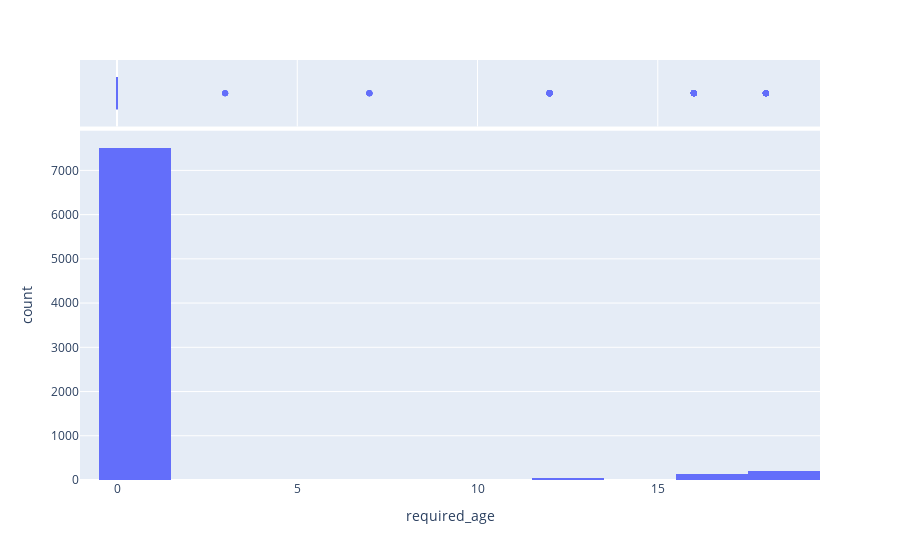

Source (notebook cell):
### Markdown cell above
Para la feature `english` al ser binaria solo se pueden observar cantidades de juegos en idioma y ingles y los que no. De los 7881 datos 7769 son juegos que están en inglés y corresponden al 98.57% y tan solo 112 son juegos en otros idiomas.

### Code cell
fig = px.histogram(obj,x=num_cols[2],marginal='box')
#fig.update_xaxes(categoryorder="total descending")
fig.show()

### Figure 1 — Plotly figure (JSON) as saved in the notebook; plotly's stock layout.template omitted (floating-point values rounded to 4 significant figures; data arrays with more than 128 entries replaced by an {"elided": "..."} marker saying what was removed)
{"data": [{"alignmentgroup": "True", "bingroup": "x", "hovertemplate": "required_age=%{x}<br>count=%{y}<extra></extra>", "legendgroup": "", "marker": {"color": "#636efa", "pattern": {"shape": ""}}, "name": "", "offsetgroup": "", "orientation": "v", "showlegend": false, "type": "histogram", "x": {"elided": "7881 int values"}, "xaxis": "x", "yaxis": "y"}, {"alignmentgroup": "True", "hovertemplate": "required_age=%{x}<extra></extra>", "legendgroup": "", "marker": {"color": "#636efa"}, "name": "", "notched": true, "offsetgroup": "", "showlegend": false, "type": "box", "x": {"elided": "7881 int values"}, "xaxis": "x2", "yaxis": "y2"}], "layout": {"autosize": true, "barmode": "relative", "legend": {"tracegroupgap": 0}, "margin": {"t": 60}, "xaxis": {"anchor": "y", "autorange": true, "domain": [0, 1], "range": [-1.026, 19.5], "title": {"text": "required_age"}, "type": "linear"}, "xaxis2": {"anchor": "y2", "autorange": true, "domain": [0, 1], "matches": "x", "range": [-1.026, 19.5], "showgrid": true, "showticklabels": false, "type": "linear"}, "yaxis": {"anchor": "x", "autorange": true, "domain": [0, 0.8316], "range": [0, 7897.0], "title": {"text": "count"}}, "yaxis2": {"anchor": "x2", "autorange": true, "domain": [0.8416, 1], "matches": "y2", "range": [-0.5, 0.5], "showgrid": false, "showline": false, "showticklabels": false, "ticks": "", "type": "category"}}}
